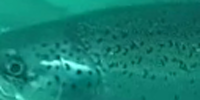
#> input picture data_preparation/salmon.png, 200 x 100 px
$ python histogram.py
#> lines starting #> are read from the running program, lines starting #| are printed output that depends on the picture
import cv2
import matplotlib.pyplot as plt
import numpy as np
from mpl_toolkits.mplot3d import Axes3D
from matplotlib import cm
from matplotlib import colors

nemo = cv2.imread('salmon.png')
#> nemo is the input picture: shape (100, 200, 3); mean B, G, R 113.4, 127.7, 18.6
nemo = cv2.cvtColor(nemo, cv2.COLOR_BGR2RGB)
#plt.imshow(nemo)
hsv_nemo = cv2.cvtColor(nemo, cv2.COLOR_RGB2HSV)
#> hsv_nemo: shape (100, 200, 3); mean H, S, V 86.1, 220.5, 127.7
r, g, b = cv2.split(nemo)
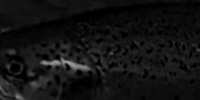
#> r: shape (100, 200); min 0, max 158, mean 18.6
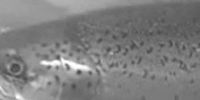
#> g: shape (100, 200); min 66, max 255, mean 127.7
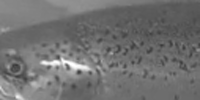
#> b: shape (100, 200); min 56, max 255, mean 113.4
fig = plt.figure()
axis = fig.add_subplot(1, 1, 1, projection="3d")
pixel_colors = nemo.reshape((np.shape(nemo)[0]*np.shape(nemo)[1], 3))
norm = colors.Normalize(vmin=-1.,vmax=1.)
norm.autoscale(pixel_colors)
pixel_colors = norm(pixel_colors).tolist()
#> pixel_colors = 20000 items, first 6: [0.0824, 0.631, 0.537], [0.0824, 0.631, 0.533], [0.0824, 0.631, 0.529], [0.0784, 0.627, 0.525], [0.0784, 0.631, 0.525], [0.0745, 0.635, 0.529]

h, s, v = cv2.split(hsv_nemo)
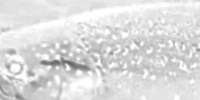
#> s: shape (100, 200); min 96, max 255, mean 220.5
fig = plt.figure()
axis = fig.add_subplot(1, 1, 1, projection="3d")

axis.scatter(h.flatten(), s.flatten(), v.flatten(), facecolors=pixel_colors, marker=".")
axis.set_xlabel("Hue")
axis.set_ylabel("Saturation")
axis.set_zlabel("Value")
plt.show()
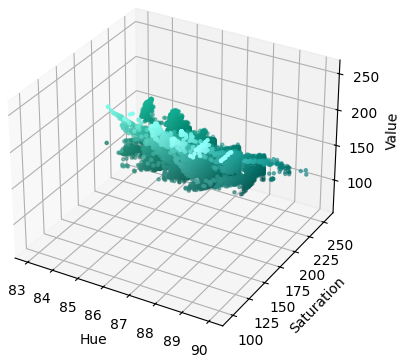
#> figure drawn by matplotlib, 1 panel
